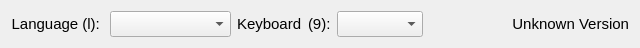
<?xml version="1.0" encoding="UTF-8"?>
<ui version="4.0">
 <class>LanguageDialog</class>
 <widget class="QDialog" name="LanguageDialog">
  <property name="windowModality">
   <enum>Qt::NonModal</enum>
  </property>
  <property name="geometry">
   <rect>
    <x>0</x>
    <y>0</y>
    <width>640</width>
    <height>46</height>
   </rect>
  </property>
  <property name="font">
   <font>
    <pointsize>11</pointsize>
   </font>
  </property>
  <property name="windowTitle">
   <string notr="true"/>
  </property>
  <property name="styleSheet">
   <string notr="true"/>
  </property>
  <layout class="QGridLayout" name="gridLayout">
   <item row="0" column="2">
    <widget class="QLabel" name="label_2">
     <property name="text">
      <string>Keyboard</string>
     </property>
     <addaction name="actionOpenKeyCombo"/>
    </widget>
   </item>
   <item row="0" column="1">
    <widget class="QComboBox" name="langCombo">
     <property name="sizePolicy">
      <sizepolicy hsizetype="Expanding" vsizetype="Fixed">
       <horstretch>0</horstretch>
       <verstretch>0</verstretch>
      </sizepolicy>
     </property>
     <addaction name="actionOpenComboBox"/>
    </widget>
   </item>
   <item row="0" column="0">
    <widget class="QLabel" name="langLabel">
     <property name="minimumSize">
      <size>
       <width>70</width>
       <height>0</height>
      </size>
     </property>
     <property name="font">
      <font>
       <pointsize>11</pointsize>
      </font>
     </property>
     <property name="text">
      <string>Language (l): </string>
     </property>
     <property name="alignment">
      <set>Qt::AlignRight|Qt::AlignTrailing|Qt::AlignVCenter</set>
     </property>
    </widget>
   </item>
   <item row="0" column="3">
    <widget class="QLabel" name="label">
     <property name="text">
      <string notr="true">(9):</string>
     </property>
    </widget>
   </item>
   <item row="0" column="4">
    <widget class="QComboBox" name="keyCombo">
     <property name="sizePolicy">
      <sizepolicy hsizetype="Fixed" vsizetype="Fixed">
       <horstretch>0</horstretch>
       <verstretch>0</verstretch>
      </sizepolicy>
     </property>
     <property name="minimumSize">
      <size>
       <width>0</width>
       <height>0</height>
      </size>
     </property>
     <property name="maximumSize">
      <size>
       <width>16777215</width>
       <height>16777215</height>
      </size>
     </property>
    </widget>
   </item>
   <item row="0" column="5">
    <widget class="QLabel" name="version">
     <property name="minimumSize">
      <size>
       <width>200</width>
       <height>0</height>
      </size>
     </property>
     <property name="text">
      <string>Unknown Version</string>
     </property>
     <property name="alignment">
      <set>Qt::AlignRight|Qt::AlignTrailing|Qt::AlignVCenter</set>
     </property>
    </widget>
   </item>
  </layout>
  <action name="actionOpenComboBox">
   <property name="text">
    <string notr="true">openComboBox</string>
   </property>
   <property name="iconText">
    <string notr="true">openComboBox</string>
   </property>
   <property name="toolTip">
    <string notr="true">openComboBox</string>
   </property>
   <property name="shortcut">
    <string notr="true">L</string>
   </property>
   <property name="shortcutContext">
    <enum>Qt::ApplicationShortcut</enum>
   </property>
  </action>
  <action name="actionOpenKeyCombo">
   <property name="text">
    <string notr="true">openKeyCombo</string>
   </property>
   <property name="iconText">
    <string notr="true">openKeyCombo</string>
   </property>
   <property name="toolTip">
    <string notr="true">openKeyCombo</string>
   </property>
   <property name="shortcut">
    <string notr="true">9</string>
   </property>
   <property name="shortcutContext">
    <enum>Qt::ApplicationShortcut</enum>
   </property>
  </action>
 </widget>
 <resources/>
 <connections/>
</ui>
